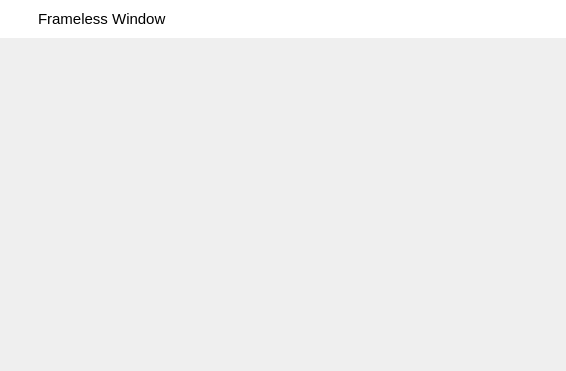
<?xml version="1.0" encoding="UTF-8"?>
<ui version="4.0">
 <class>MainWindow</class>
 <widget class="QWidget" name="MainWindow">
  <property name="geometry">
   <rect>
    <x>0</x>
    <y>0</y>
    <width>566</width>
    <height>371</height>
   </rect>
  </property>
  <property name="windowTitle">
   <string>FramelessWindow</string>
  </property>
  <layout class="QVBoxLayout" name="mainLayout" stretch="0,1">
   <property name="spacing">
    <number>0</number>
   </property>
   <property name="leftMargin">
    <number>0</number>
   </property>
   <property name="topMargin">
    <number>0</number>
   </property>
   <property name="rightMargin">
    <number>0</number>
   </property>
   <property name="bottomMargin">
    <number>0</number>
   </property>
   <item>
    <widget class="QWidget" name="titleBar" native="true">
     <property name="sizePolicy">
      <sizepolicy hsizetype="Preferred" vsizetype="Fixed">
       <horstretch>0</horstretch>
       <verstretch>0</verstretch>
      </sizepolicy>
     </property>
     <property name="minimumSize">
      <size>
       <width>0</width>
       <height>38</height>
      </size>
     </property>
     <property name="maximumSize">
      <size>
       <width>16777215</width>
       <height>38</height>
      </size>
     </property>
     <property name="styleSheet">
      <string notr="true">#titleBar{
	background-color: rgb(255, 255, 255);
}
#titleMinButton:hover,#titleMaxButton:hover  {
	background-color: rgba(197, 197, 197, 100);
	border-radius:5px;
} 
#titleCloseButton:hover  {
	background-color: rgba(255, 0, 4, 150);
	border-radius:5px;
} </string>
     </property>
     <layout class="QHBoxLayout" name="horizontalLayout" stretch="0,1,0,0">
      <property name="spacing">
       <number>9</number>
      </property>
      <property name="leftMargin">
       <number>5</number>
      </property>
      <property name="topMargin">
       <number>0</number>
      </property>
      <property name="rightMargin">
       <number>5</number>
      </property>
      <property name="bottomMargin">
       <number>0</number>
      </property>
      <item>
       <widget class="QLabel" name="titleIcon">
        <property name="sizePolicy">
         <sizepolicy hsizetype="Fixed" vsizetype="Fixed">
          <horstretch>0</horstretch>
          <verstretch>0</verstretch>
         </sizepolicy>
        </property>
        <property name="minimumSize">
         <size>
          <width>24</width>
          <height>24</height>
         </size>
        </property>
        <property name="maximumSize">
         <size>
          <width>24</width>
          <height>24</height>
         </size>
        </property>
        <property name="text">
         <string/>
        </property>
        <property name="pixmap">
         <pixmap resource="resources.qrc">:/MainWindow/images/app.svg</pixmap>
        </property>
        <property name="scaledContents">
         <bool>true</bool>
        </property>
       </widget>
      </item>
      <item>
       <widget class="QLabel" name="titleLabel">
        <property name="sizePolicy">
         <sizepolicy hsizetype="Preferred" vsizetype="Fixed">
          <horstretch>0</horstretch>
          <verstretch>0</verstretch>
         </sizepolicy>
        </property>
        <property name="minimumSize">
         <size>
          <width>0</width>
          <height>20</height>
         </size>
        </property>
        <property name="maximumSize">
         <size>
          <width>16777215</width>
          <height>20</height>
         </size>
        </property>
        <property name="font">
         <font>
          <pointsize>11</pointsize>
         </font>
        </property>
        <property name="text">
         <string>Frameless Window</string>
        </property>
        <property name="textFormat">
         <enum>Qt::PlainText</enum>
        </property>
       </widget>
      </item>
      <item>
       <spacer name="horizontalSpacer">
        <property name="orientation">
         <enum>Qt::Horizontal</enum>
        </property>
        <property name="sizeHint" stdset="0">
         <size>
          <width>40</width>
          <height>20</height>
         </size>
        </property>
       </spacer>
      </item>
      <item>
       <layout class="QHBoxLayout" name="systemButtonLayout">
        <property name="spacing">
         <number>0</number>
        </property>
        <item>
         <widget class="QPushButton" name="titleMinButton">
          <property name="sizePolicy">
           <sizepolicy hsizetype="Fixed" vsizetype="Fixed">
            <horstretch>0</horstretch>
            <verstretch>0</verstretch>
           </sizepolicy>
          </property>
          <property name="minimumSize">
           <size>
            <width>30</width>
            <height>32</height>
           </size>
          </property>
          <property name="maximumSize">
           <size>
            <width>30</width>
            <height>32</height>
           </size>
          </property>
          <property name="toolTip">
           <string>最小化</string>
          </property>
          <property name="text">
           <string/>
          </property>
          <property name="icon">
           <iconset resource="resources.qrc">
            <normaloff>:/MainWindow/icon/window_min.svg</normaloff>:/MainWindow/icon/window_min.svg</iconset>
          </property>
          <property name="iconSize">
           <size>
            <width>12</width>
            <height>12</height>
           </size>
          </property>
          <property name="flat">
           <bool>true</bool>
          </property>
         </widget>
        </item>
        <item>
         <widget class="QPushButton" name="titleMaxButton">
          <property name="sizePolicy">
           <sizepolicy hsizetype="Fixed" vsizetype="Fixed">
            <horstretch>0</horstretch>
            <verstretch>0</verstretch>
           </sizepolicy>
          </property>
          <property name="minimumSize">
           <size>
            <width>30</width>
            <height>32</height>
           </size>
          </property>
          <property name="maximumSize">
           <size>
            <width>30</width>
            <height>32</height>
           </size>
          </property>
          <property name="toolTip">
           <string>最大化</string>
          </property>
          <property name="text">
           <string/>
          </property>
          <property name="icon">
           <iconset resource="resources.qrc">
            <normaloff>:/MainWindow/icon/window_max.svg</normaloff>:/MainWindow/icon/window_max.svg</iconset>
          </property>
          <property name="iconSize">
           <size>
            <width>12</width>
            <height>12</height>
           </size>
          </property>
          <property name="flat">
           <bool>true</bool>
          </property>
         </widget>
        </item>
        <item>
         <widget class="QPushButton" name="titleCloseButton">
          <property name="sizePolicy">
           <sizepolicy hsizetype="Fixed" vsizetype="Fixed">
            <horstretch>0</horstretch>
            <verstretch>0</verstretch>
           </sizepolicy>
          </property>
          <property name="minimumSize">
           <size>
            <width>30</width>
            <height>32</height>
           </size>
          </property>
          <property name="maximumSize">
           <size>
            <width>30</width>
            <height>32</height>
           </size>
          </property>
          <property name="toolTip">
           <string>关闭</string>
          </property>
          <property name="text">
           <string/>
          </property>
          <property name="icon">
           <iconset resource="resources.qrc">
            <normaloff>:/MainWindow/icon/window_close.svg</normaloff>:/MainWindow/icon/window_close.svg</iconset>
          </property>
          <property name="iconSize">
           <size>
            <width>12</width>
            <height>12</height>
           </size>
          </property>
          <property name="flat">
           <bool>true</bool>
          </property>
         </widget>
        </item>
       </layout>
      </item>
     </layout>
    </widget>
   </item>
   <item>
    <widget class="QWidget" name="widget" native="true"/>
   </item>
  </layout>
 </widget>
 <resources>
  <include location="resources.qrc"/>
 </resources>
 <connections/>
</ui>
